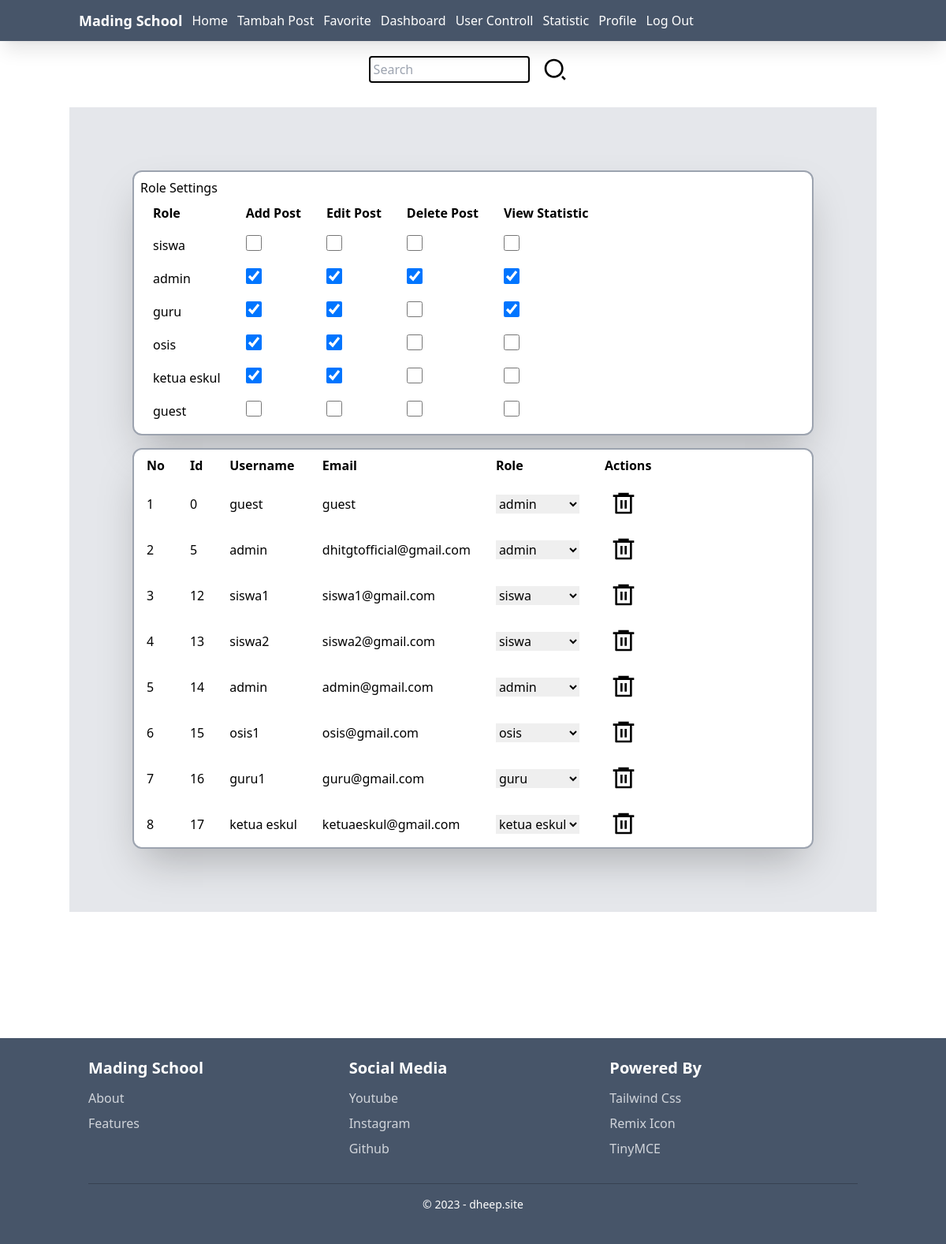
Page /MadingSchool/dashboard/userControll.php (signed in) on the committed database.
### tables this page shows
CREATE TABLE `role_settings` (
  `id` int(50) NOT NULL,
  `role` varchar(50) NOT NULL,
  `can_add` tinyint(1) NOT NULL,
  `can_view_stats` tinyint(1) NOT NULL,
  `can_edit_posts` tinyint(1) NOT NULL,
  `can_delete_posts` tinyint(1) NOT NULL
);

CREATE TABLE `users` (
  `id` int(50) NOT NULL,
  `nama` varchar(50) NOT NULL,
  `email` varchar(100) NOT NULL,
  `password` varchar(255) NOT NULL,
  `role` varchar(55) NOT NULL,
  `created_at` date NOT NULL DEFAULT current_timestamp()
);

### MadingSchool/function.php (called while the page is built, shortened)
<?php
function conn(){
$servername = "localhost";
$username = "root";
$password = "";
$database = "db_madingschool";
$conn = mysqli_connect($servername, $username, $password, $database);
return $conn;
}
function sqlSearchUser($searchTerm){
    $sql = '';
    return $sql;
}
function sqlOrderBy($by,$order){
$sql = "ORDER BY $by $order";
return $sql;
}
function getUserByEmail($email){
    $sql = "SELECT * FROM users WHERE email = '$email'";
    return mysqli_query(conn(),$sql);
}
function getAllUser($searchTerm,$current_page){
    $sql = "SELECT * FROM users ";
    $sql .= sqlSearchUser($searchTerm);
    $sql .= sqlOrderBy("id","ASC");
    $sql .= sqlLimit($current_page);
    return mysqli_query(conn(),$sql);
}
function sqlLimit($current_page){
    $records_per_page = 10;
    $offset = ($current_page - 1) * $records_per_page;
    $sql = " LIMIT $offset, $records_per_page ";
    return $sql;
}
function isOptionSelected($role,$optionValue){
    if($role == $optionValue){
        return 'selected';
    }else{
        return '';
    }
}
function getRoleSettingsData(){
    $sql = "SELECT * FROM role_settings ";
    return mysqli_query(conn(),$sql);
}
function getRoleIsChecked($role, $roleRow){
    $sql = "SELECT `$roleRow` FROM role_settings WHERE role = '$role'";
    return mysqli_fetch_assoc(mysqli_query(conn(),$sql))["$roleRow"];
}
function setChecked($value){
    if($value){
        return  'checked';
    }else{
        return  '';
    }
}

### MadingSchool/dashboard/userControll.php (the view, shortened to what this page needs)
<?php
    include "../function.php";
    $user_Roles = mysqli_fetch_assoc(getUserByEmail($_SESSION['login']))['role'];
    $searchTerm = isset($_POST['search'])? $_POST['search'] : '';
    $curent_page = isset($_GET['page'])? $_GET['page'] : 1;
    $usersData = getAllUser($searchTerm,$curent_page);
    $roleSettingsData = getRoleSettingsData();
?>
<!DOCTYPE html>
<html lang="en">
<head>
    <script src="https://cdn.tailwindcss.com"></script>
    <link href="../jQuery-Plugin-For-Animated-Stackable-Toast-Messages-Toast/src/jquery.toast.css" rel="stylesheet" type="text/css">
</head>
<body>
    <?php include "../components/navbar.php" ?>
    <div class="container mx-auto">
        <section id='post'>
            <div class="pt-5">
                <form action="" id="searchUser" method="post">
                    <div class="flex gap-1 justify-center">
                    <input type="text" name="search" class="rounded p-1 my-auto h-[50%] border-2 border-black w-[20%] focus:w-[60%] duration-300" placeholder="Search ">
                    <button class="p-3 py-1 hover:scale-90 duration-100" type="submit"><img src="../resource/icon/search-2-line.svg" alt="search svg" class="w-8"></button>
                </form>
            </div>
            <div class="post-wrapper flex flex-col gap-4 items-center bg-gray-200 mt-7 p-5 md:p-20 justify-center text-sm md:text-base">
                <div class="w-full bg-white shadow-2xl border-2 border-gray-400 rounded-xl p-2 h-max overflow-y-hidden">
                    <h4 class="sticky left-0">Role Settings</h4>
                    <table class="min-w-fit bg-white rounded-xl">
                        <thead>
                            <tr>
                                <th class="py-2 text-left px-4 sticky left-0 bg-white">Role</th>
                                <th class="py-2 text-left px-4 ">Add Post</th>
                                <th class="py-2 text-left px-4 ">Edit Post</th>
                                <th class="py-2 text-left px-4 ">Delete Post</th>
                                <th class="py-2 text-left px-4 ">View Statistic</th>
                            </tr>
                        </thead>
                        <tbody>
                            <?php foreach ($roleSettingsData as $index => $rsData): ?>
                            <tr>
                                <td class="py-2 text-left px-4 sticky left-0 bg-white"> <?php echo $rsData['role'] ?></td>
                                <td class="py-2 text-left px-4">
                                    <div class="">
                                        <input name="role-settings"  data-role-id = '<?php echo $rsData['id'] ?>'  <?php echo setChecked($rsData['can_add']) ?> value="can_add" type="checkbox" class="w-5 h-5 bg-gray-600 text-blue-200 rounded role-settings">
                                    </div>
                                </td>
                                <td class="py-2 text-left px-4">
                                    <div class="">
                                        <input name="role-settings"  data-role-id = '<?php echo $rsData['id'] ?>' <?php echo setChecked($rsData['can_edit_posts']) ?> value="can_edit_posts" type="checkbox" class="w-5 h-5 bg-gray-600 text-blue-200 rounded role-settings">
                                    </div>
                                </td>
                                <td class="py-2 text-left px-4">
                                    <div class="">
                                        <input name="role-settings"  data-role-id = '<?php echo $rsData['id'] ?>' <?php echo setChecked($rsData['can_delete_posts']) ?> value="can_delete_posts" type="checkbox" class="w-5 h-5 bg-gray-600 text-blue-200 rounded role-settings">
                                    </div>
                                </td>
                                <td class="py-2 text-left px-4">
                                    <div class="">
                                        <input name="role-settings"  data-role-id = '<?php echo $rsData['id'] ?>' <?php echo setChecked($rsData['can_view_stats']) ?> value="can_view_stats" type="checkbox" class="w-5 h-5 bg-gray-600 text-blue-200 rounded role-settings">
                                    </div>
                                </td>
                            </tr>
                            <?php endforeach ?>
                        </tbody>
                    </table>
                </div>
                <div class="w-full bg-white rounded-xl shadow-2xl border-2 border-gray-400 h-max overflow-y-hidden">
                    <table class="min-w-fit bg-white rounded-xl">
                       <thead>
                           <tr>
                               <th class="py-2 text-left px-4 ">No</th>
                               <th class="py-2 text-left px-4 ">Id</th>
                               <th class="py-2 text-left px-4 sticky left-0 bg-white">Username</th>
                               <th class="py-2 text-left px-4 ">Email</th>
                               <th class="py-2 text-left px-4 ">Role</th>
                               <th class="py-2 text-left px-4 ">Actions</th>
                           </tr>
                       </thead>
                       <tbody>
                           <?php foreach ($usersData as $index => $uData): ?>
                           <tr id="user-row-<?php echo $uData['id'] ?>">
                               <td class="py-2 px-4 "><?php echo $index+1 ?></td>
                               <td class="py-2 px-4 "><?php echo $uData['id'] ?></td>
                               <td class="py-2 px-4 sticky left-0 bg-white "><?php echo $uData['nama'] ?> </td>
                               <td class="py-2 px-4 "><?php echo $uData['email'] ?></td>
                               <td class="py-2 px-4">
                           <select name="updateRole" class="update-role" data-user-id="<?php echo $uData['id'] ?>">
                               <option value="admin" <?php echo isOptionSelected($uData['role'], 'admin') ?> >admin</option>
                               <option value="siswa" <?php echo isOptionSelected($uData['role'], 'siswa') ?>>siswa</option>
                               <option value="guru" <?php echo isOptionSelected($uData['role'], 'guru') ?>>guru</option>
                               <option value="osis" <?php echo isOptionSelected($uData['role'], 'osis') ?>>osis</option>
                               <option value="ketua eskul" <?php echo isOptionSelected($uData['role'], 'ketua eskul') ?>>ketua eskul</option>
                           </select>
                       </td>
                               <td class="py-2 px-4 ">
                                   <button class="hover:rotate-12 transition-all duration-200 py-1 px-2 rounded" onclick="deleteUser(<?php echo $uData['id'] ?>)"><img class="w-8" src="../resource/icon/delete-bin-6-line.svg" alt="delete bin svg"></button>
                               </td>
                           </tr>
                           <?php endforeach ?>
                       </tbody>
                   </table>
                </div>
            </div>
        </section>
    </div>
    <?php include '../components/footer.php' ?>
</body>
</html>

### MadingSchool/components/navbar.php (shortened to what this page needs)
<?php
$email = isset($_SESSION['login'])? $_SESSION['login']: 'guest';
$user_Roles = mysqli_fetch_assoc(getUserByEmail($email))['role'];
?>
<nav class="mb-12 z-10 bg-slate-300 shadow-xl items-center flex w-screen h-12 fixed top-0 left-0">
<div class="ps-3 text-lg ">
    <p class="font-bold ">Mading School</p>
</div>
<div id="navUl" class="close fixed delay-200 transition-all ease-in-out duration-400 top-0 w-screen mx-auto bg-slate-600 text-white py-3 px-6">
    <div class="container mx-auto flex flex-col md:flex-row md:items-center">
        <div class="mb-2 md:mb-0 md:px-3 text-lg ">
            <p class="font-bold ">Mading School</p>
        </div>
        <ul  class="flex flex-col md:flex-row justify-start gap-3">
            <li><a href="/MadingSchool" >Home</a></li>
            <?php
                if(getRoleIsChecked($user_Roles,"can_add")){
                    echo "<li><a href='/MadingSchool/posts/create.php'>Tambah Post</a></li>";
                }
            ?>
            <li><a href="/MadingSchool/favorite/">Favorite</a></li>
            <?php
                if($user_Roles == "admin"){
                    echo "<li><a href='/MadingSchool/dashboard/'>Dashboard</a></li>
                    <li><a href='/MadingSchool/dashboard/usercontroll.php'>User Controll</a></li>
                    ";
                }
            ?>
            <?php if(getRoleIsChecked($user_Roles,"can_view_stats")){
                echo "<li><a href='/MadingSchool/dashboard/chart.php'>Statistic</a></li>";
            } ?>
            <?php
                if(isset($_SESSION['login'])){
                    echo "<li><a href='/MadingSchool/profile/'>Profile</a></li>";
                    echo "<li class='flex items-center gap-1'><a href='/MadingSchool/process/logout.php'>Log Out</a></li>";
                }else{
                    echo "<li><a href='/MadingSchool/login/'>Login</a></li>";
                }
            ?>
        </ul>
    </div>
</div>
<span class="ms-auto fixed top-2 right-4 navbar-toggler" class="" onclick="toggleMenu()"><img class="w-8 transition-all duration-200" id="nav-toggler" src="/MadingSchool/resource/icon/menu-line.svg"></span>
</nav>

### MadingSchool/components/footer.php
<footer class="bg-slate-600 text-white py-6 mt-40">
        <div class="container mx-auto px-6">
            <div class="grid grid-cols-1 md:grid-cols-3 gap-4">
                <div class="md:col-span-1">
                    <h3 class="text-xl font-bold mb-3">Mading School</h3>
                    <ul>
                        <li class="mb-2 text-gray-300"><a href="/madingschool/about.php">About</a></li>
                        <li class="mb-2 text-gray-300"><a href="/madingschool/feature.php">Features</a></li>
                    </ul>
                </div>
                <div class="md:col-span-1">
                    <h3 class="text-xl font-bold mb-3">Social Media</h3>
                    <ul>
                        <li class="mb-2 text-gray-300"><a href="https://www.youtube.com/@DhitTime">Youtube</a></li>
                        <li class="mb-2 text-gray-300"><a href="https://www.instagram.com/d.dheepy">Instagram</a></li>
                        <li class="mb-2 text-gray-300"><a href="https://github.com/DhitGT">Github</a></li>
                    </ul>
                </div>
                <div class="md:col-span-1">
                    <h3 class="text-xl font-bold mb-3">Powered By</h3>
                    <ul>
                        <li class="mb-2 text-gray-300"><a href="https://tailwindcss.com/">Tailwind Css</a></li>
                        <li class="mb-2 text-gray-300"><a href="https://remixicon.com/">Remix Icon</a></li>
                        <li class="mb-2 text-gray-300"><a href="https://www.tiny.cloud/">TinyMCE</a></li>
                    </ul>
                </div>
            </div>
            <div class="mt-6 border-t border-gray-700 py-4">
                <p class="text-center text-sm">&copy; 2023 - dheep.site</p>
            </div>
        </div>
    </footer>

### MadingSchool/components/navbar.php (style rules this page uses)
.close { transform: translateY(-100%); opacity: 0; }
@media screen and (min-width: 760px) { #navUl { opacity: 1; transform: translateY(0%); } }

### rows in the picture
role_settings: role "siswa"
role_settings: role "admin"
role_settings: role "guru"
role_settings: role "osis"
role_settings: role "ketua eskul"
role_settings: role "guest"
users: id "0", nama "guest", email "guest", updateRole "admin"
users: id "5", nama "admin", email "dhitgtofficial@gmail.com", updateRole "admin"
users: id "12", nama "siswa1", email "siswa1@gmail.com", updateRole "siswa"
users: id "13", nama "siswa2", email "siswa2@gmail.com", updateRole "siswa"
users: id "14", nama "admin", email "admin@gmail.com", updateRole "admin"
users: id "15", nama "osis1", email "osis@gmail.com", updateRole "osis"
users: id "16", nama "guru1", email "guru@gmail.com", updateRole "guru"
users: id "17", nama "ketua eskul", email "ketuaeskul@gmail.com", updateRole "ketua eskul"
